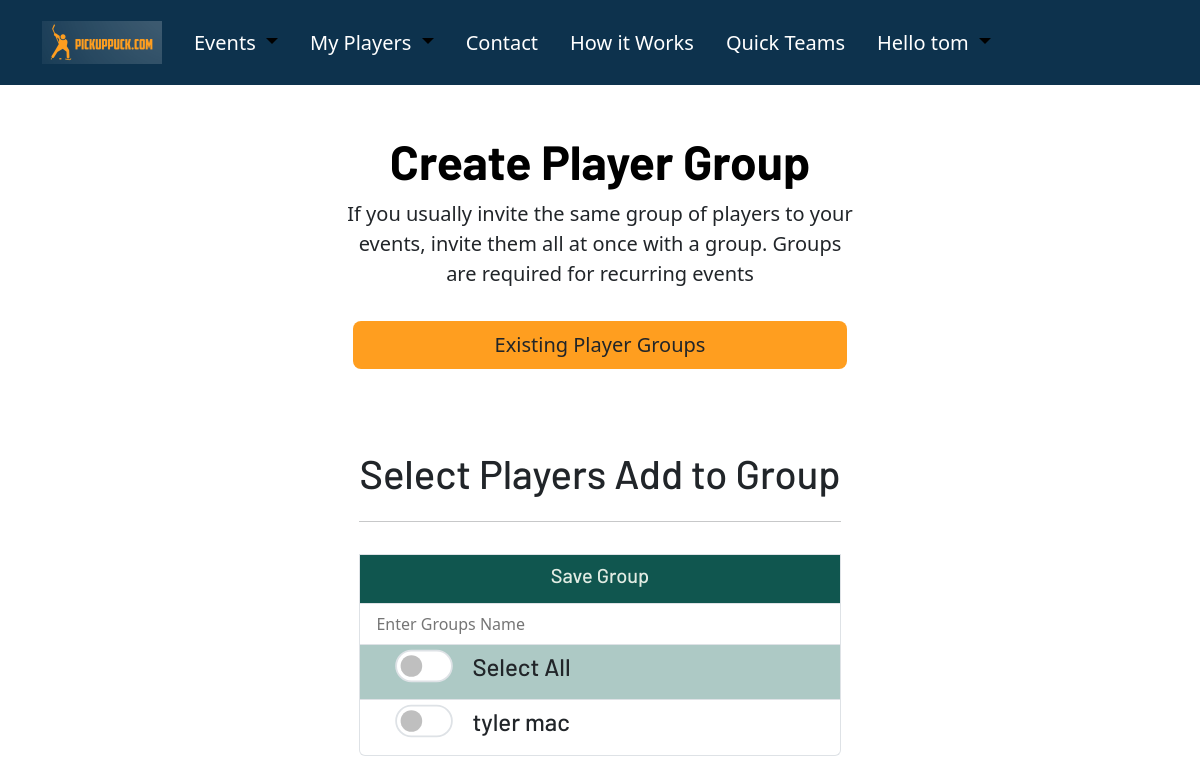
The app's page /organize/my-players/new-group (signed in), older data.
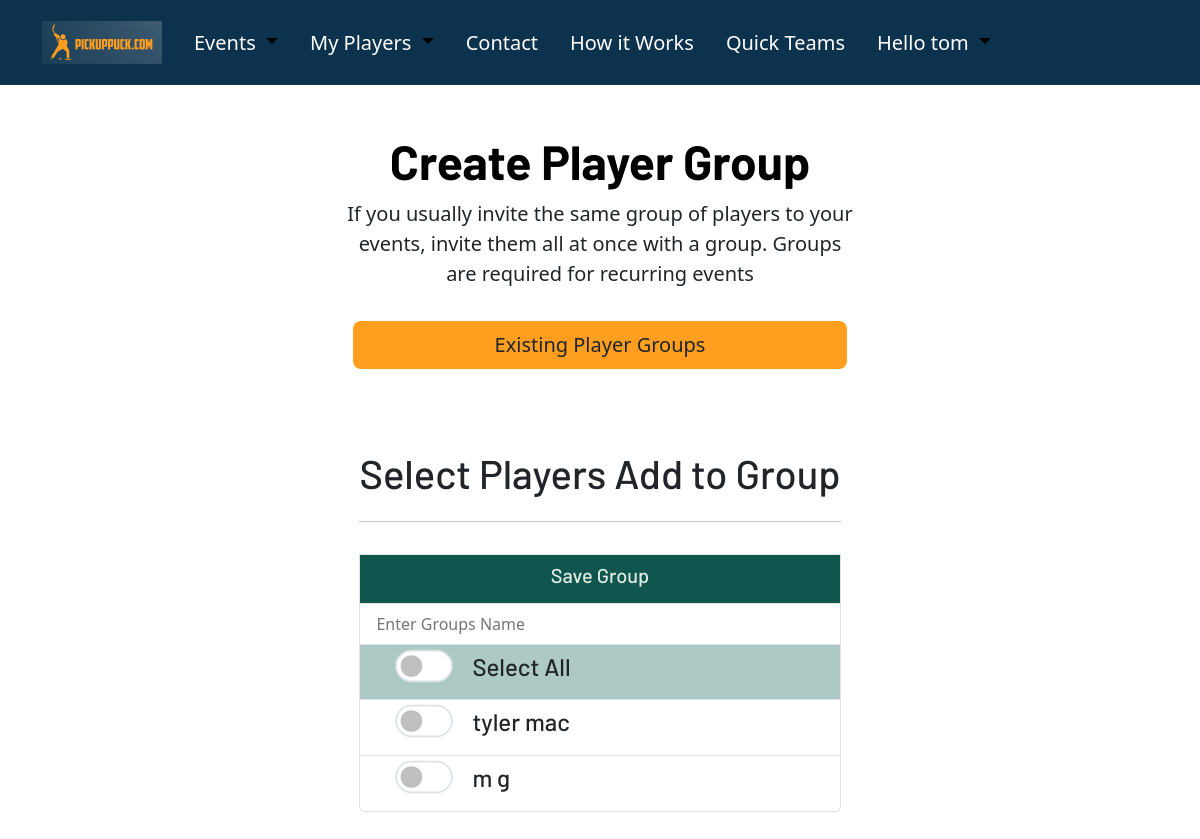
The same page, newer data.
### OrgDash/models.py (models this page shows, shortened)
class Player(models.Model):
    first_name = models.CharField(max_length=150, default= None)
    last_name = models.CharField(max_length=150, default= None)
    email = models.EmailField(max_length=150, default= None)
    skill = models.DecimalField(max_digits=4, decimal_places=1)
    created_by = models.ForeignKey(User, on_delete= models.CASCADE, default= 1)
    goalie = models.BooleanField(default= False, null= True)
    class Meta():
        unique_together= ("created_by", "email")

### OrgDash/views.py (the view)
# urls.py: path('my-players/new-group', views.Playergroups, name = 'create_player_group'),
@login_required
def Playergroups(request):
    active_user = request.user
    my_players = Player.objects.filter(created_by=active_user.pk)
    my_groups = PlayerGroup.objects.filter(created_by=active_user.pk)
    context={'my_players': my_players, 'my_groups': my_groups }
    if request.method == 'POST':
        selected_player_ids = request.POST.getlist('selected_players')
        group_name = request.POST.get('group_name')
        selected_player_objs = []
        for player_id in selected_player_ids:
            player = Player.objects.get(pk=player_id)
            selected_player_objs.append(player)
        group_data = {'created_by': active_user, 'name':group_name}
        group = PlayerGroup(**group_data)
        group.save()
        group.members.set(selected_player_objs)
        return redirect(reverse('OrgDash:player_dash'))
    else:
        return render(request, 'OrgDash/Players/create_player_group2.html', context)

### OrgDash/templates/OrgDash/Players/create_player_group2.html (shortened to what the changed rows need)
{% extends 'base.html' %}
{% block body_block %}
<div class="container">
    <div class="container p-4" id="featured-3">
        <div class="p-4 text-center">
        <h1 class="display-5 fw-bold text-body-emphasis">Create Player Group</h1>
    </div>
    <form method="POST" action="">
        <div class="d-flex flex-column flex-md-row p-4 gap-4 py-md-5 align-items-center justify-content-center" id="chosen-container">
        <ul class="list-group">
            <h1>Select Players Add to Group</h1>
            {% for player in my_players %}
            {% if player.goalie %}
            <li class="list-group-item px-5">
                <div class="form-check form-switch" id="chosen-container">
                    <input class="form-check-input p-2" type="checkbox" role="switch" value="{{player.pk}}" name="selected_players" id="{{player.pk}}" style="transform: scale(1.8);">
                    <label class="form-check-label px-4" for="{{player.pk}}"><h4>{{player.first_name}} {{player.last_name}}<svg height="25px" width="25px" version="1.1" id="Layer_1" xmlns="http://www.w3.org/2000/svg" xmlns:xlink="http://www.w3.org/1999/xlink" viewBox="0 0 512.002 512.002" xml:space="preserve" fill="#000000"><g id="SVGRepo_bgCarrier" stroke-width="0"></g><g id="SVGRepo_tracerCarrier" stroke-linecap="round" stroke-linejoin="round"></g><g id="SVGRepo_iconCarrier"> <g> <path style="fill:#F7B239;" d="M289.048,47.668v0.011c-10.71-2.007-21.751-3.057-33.043-3.057c-11.292,0-22.333,1.049-33.032,3.045 V8.557h66.075V47.668L289.048,47.668z"></path> <path style="fill:#F7B239;" d="M458.393,232.959v66.075h-35.085c6.285-23.519,10.129-46.172,11.098-66.075H458.393z"></path> <path style="fill:#F7B239;" d="M88.701,299.034H53.616v-66.075h23.987C78.573,252.862,82.416,275.515,88.701,299.034z"></path> </g> <path style="fill:#2BA5F7;" d="M77.603,232.959c-0.16-3.308-0.24-6.547-0.24-9.695c0-87.37,62.722-160.095,145.609-175.596 c10.699-1.996,21.74-3.045,33.032-3.045c11.292,0,22.333,1.049,33.043,3.057c82.876,15.489,145.598,88.214,145.598,175.584 c0,3.148-0.08,6.387-0.24,9.695c-0.97,19.904-4.813,42.556-11.098,66.075c-25.413,95.081-90.735,204.407-167.303,204.407 S114.114,394.114,88.701,299.034C82.416,275.515,78.573,252.862,77.603,232.959z M360.632,289.327 c30.146-7.562,32.941-29.005,28.025-56.562c-2.144-11.988-13.95-19.698-25.766-16.733l-52.639,13.208 c-21.911,5.509-27.705,33.853-9.775,47.609C316.981,289.51,338.892,294.779,360.632,289.327z M211.521,276.849 c17.942-13.756,12.147-42.1-9.775-47.609l-52.627-13.208c-11.817-2.966-23.622,4.745-25.766,16.733 c-4.927,27.557-2.133,49,28.025,56.562C173.117,294.779,195.028,289.51,211.521,276.849z"></path> <path style="fill:#2197D8;" d="M134.325,299.034c-6.285-23.519-10.129-46.172-11.098-66.075c-0.16-3.308-0.24-6.547-0.24-9.695 c0-87.37,62.722-160.095,145.609-175.596c3.368-0.628,6.774-1.152,10.207-1.589c-7.466-0.954-15.072-1.457-22.799-1.457 c-11.292,0-22.333,1.049-33.032,3.045C140.085,63.169,77.364,135.894,77.364,223.264c0,3.148,0.08,6.387,0.24,9.695 c0.97,19.904,4.813,42.556,11.098,66.075c25.413,95.081,90.735,204.407,167.303,204.407c7.729,0,15.341-1.131,22.812-3.232 C212.282,481.497,157.173,384.516,134.325,299.034z"></path> <g> <path style="fill:#E54728;" d="M388.657,232.765c4.916,27.557,2.121,49-28.025,56.562c-21.74,5.452-43.651,0.182-60.155-12.478 c-17.93-13.756-12.136-42.1,9.775-47.609l52.639-13.208C374.707,213.067,386.512,220.777,388.657,232.765z"></path> <path style="fill:#E54728;" d="M201.746,229.24c21.922,5.509,27.717,33.853,9.775,47.609 c-16.493,12.661-38.404,17.93-60.144,12.478c-30.158-7.562-32.952-29.005-28.025-56.562c2.144-11.988,13.95-19.698,25.766-16.733 L201.746,229.24z"></path> </g> <g> <path style="fill:#F95428;" d="M389.372,263.401v0.011c-2.852,12.341-11.132,21.489-28.743,25.914 c-21.74,5.452-43.651,0.182-60.155-12.478c-3.125-2.395-5.532-5.235-7.243-8.326c3.353-6.136,9.148-11.064,17.018-13.048 l52.639-13.208c11.817-2.966,23.622,4.745,25.766,16.733C388.915,260.481,389.166,261.953,389.372,263.401z"></path> <path style="fill:#F95428;" d="M218.772,268.523c-1.711,3.091-4.129,5.931-7.254,8.326c-16.493,12.661-38.404,17.93-60.144,12.478 c-17.622-4.414-25.892-13.562-28.743-25.914c0.205-1.449,0.456-2.92,0.719-4.414c2.144-11.988,13.95-19.698,25.766-16.733 l52.627,13.208C209.613,257.459,215.419,262.386,218.772,268.523z"></path> </g> <g> <path style="fill:#333333;" d="M229.949,248.161c-2.784-13.443-12.791-23.872-26.115-27.216l-52.63-13.212l0,0 c-7.898-1.981-16.353-0.583-23.194,3.842c-6.87,4.444-11.638,11.619-13.078,19.687c-3.154,17.655-2.744,30.123,1.327,40.423 c5.136,12.998,16.252,21.725,33.04,25.94c6.433,1.615,12.94,2.409,19.396,2.409c17.191,0,34.013-5.632,48.041-16.393 C227.679,275.247,232.742,261.651,229.949,248.161z M206.32,270.067c-15.127,11.602-34.396,15.597-52.858,10.963 c-21.229-5.329-26.903-17.565-21.69-46.761c0.618-3.466,2.582-6.424,5.527-8.329c2.037-1.317,4.339-1.994,6.688-1.994 c1.013,0,2.036,0.125,3.049,0.38l31.9,8.008v21.095c0,4.724,3.83,8.555,8.555,8.555s8.555-3.83,8.555-8.555v-16.801l3.62,0.909 c7.008,1.759,12.065,7.027,13.528,14.091C214.668,258.743,212.098,265.636,206.32,270.067z"></path> <path style="fill:#333333;" d="M397.076,231.263c-1.441-8.069-6.208-15.244-13.078-19.688c-6.841-4.423-15.294-5.824-23.194-3.842 l0,0l-52.63,13.212c-13.324,3.345-23.331,13.774-26.115,27.216c-2.793,13.49,2.27,27.086,13.215,35.481 c14.028,10.762,30.848,16.393,48.041,16.393c6.455,0,12.965-0.794,19.396-2.409c16.787-4.215,27.904-12.941,33.04-25.94 C399.821,261.386,400.23,248.918,397.076,231.263z M358.545,281.032c-18.466,4.637-37.731,0.639-52.858-10.963 c-5.778-4.432-8.348-11.325-6.876-18.437c1.463-7.065,6.521-12.333,13.527-14.091l3.62-0.909v16.801 c0,4.724,3.83,8.555,8.555,8.555s8.555-3.83,8.555-8.555v-21.095l31.9-8.008l0,0c3.366-0.844,6.823-0.271,9.738,1.614 c2.945,1.905,4.908,4.862,5.527,8.33C385.448,263.466,379.774,275.703,358.545,281.032z"></path> <path style="fill:#333333;" d="M458.387,224.404h-15.202c0.002-0.376,0.014-0.762,0.014-1.137 c0-88.928-62.334-163.566-145.601-182.532V8.555c0-4.724-3.83-8.555-8.555-8.555H222.97c-4.724,0-8.555,3.83-8.555,8.555v32.18 C131.144,59.697,68.807,134.337,68.807,223.268c0,0.375,0.011,0.76,0.014,1.137H53.615c-4.724,0-8.555,3.83-8.555,8.555v66.074 c0,4.724,3.83,8.555,8.555,8.555h28.536c9.331,32.869,23.131,66.709,40.069,96.949c38.819,69.299,86.33,107.465,133.782,107.465 s94.963-38.164,133.782-107.465c16.939-30.238,30.739-64.08,40.07-96.949h28.532c4.724,0,8.555-3.83,8.555-8.555V232.96 C466.942,228.234,463.112,224.404,458.387,224.404z M231.525,17.109h48.964v20.564c-8.016-1.052-16.187-1.601-24.486-1.601 c-8.296,0-16.465,0.55-24.477,1.6L231.525,17.109L231.525,17.109z M62.17,290.478v-48.965h7.43 c1.259,15.388,4.016,31.928,8.08,48.965H62.17z M374.859,396.174c-16.563,29.567-35.556,54.086-54.929,70.909 c-21.249,18.453-42.758,27.808-63.926,27.808s-42.677-9.356-63.926-27.808c-19.372-16.823-38.366-41.342-54.929-70.909 c-30.643-54.704-51.232-124.19-51.232-172.906c0-93.787,76.301-170.088,170.088-170.088s170.088,76.301,170.088,170.088 C426.091,271.984,405.502,341.469,374.859,396.174z M449.833,290.478h-15.505c4.064-17.037,6.822-33.576,8.08-48.965h7.425 L449.833,290.478L449.833,290.478z"></path> <circle style="fill:#333333;" cx="277.646" cy="431.17" r="8.555"></circle> <circle style="fill:#333333;" cx="277.646" cy="390.896" r="8.555"></circle> <circle style="fill:#333333;" cx="277.646" cy="350.404" r="8.555"></circle> <circle style="fill:#333333;" cx="277.646" cy="310.13" r="8.555"></circle> <circle style="fill:#333333;" cx="277.646" cy="181.367" r="8.555"></circle> <circle style="fill:#333333;" cx="277.646" cy="141.092" r="8.555"></circle> <circle style="fill:#333333;" cx="234.372" cy="431.17" r="8.555"></circle> <circle style="fill:#333333;" cx="234.372" cy="390.896" r="8.555"></circle> <circle style="fill:#333333;" cx="234.372" cy="350.404" r="8.555"></circle> <circle style="fill:#333333;" cx="234.372" cy="310.13" r="8.555"></circle> <circle style="fill:#333333;" cx="234.372" cy="181.367" r="8.555"></circle> <circle style="fill:#333333;" cx="234.372" cy="141.092" r="8.555"></circle> </g> </g></svg> </h4></label>
                </div>
            </li>
            {% else %}
            <li class="list-group-item px-5">
                <div class="form-check form-switch">
                    <input class="form-check-input p-2" type="checkbox" role="switch" value="{{player.pk}}" name="selected_players" id="{{player.pk}}" style="transform: scale(1.8);">
                    <label class="form-check-label px-4" for="{{player.pk}}"><h4>{{player.first_name}} {{player.last_name}}</h4></label>
                </div>
            </li>
            {% endif %}
            {% endfor %}
        </ul>
        </div>
    </form>
</div>
{% endblock %}

Row changes from the older to the newer data that the page shows:
added Player: first_name "m", last_name "g"
